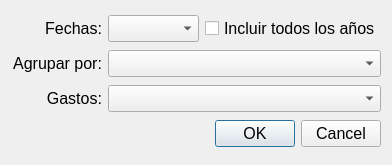
<?xml version="1.0" encoding="UTF-8"?>
<ui version="4.0">
 <class>GenListado</class>
 <widget class="QDialog" name="GenListado">
  <property name="windowModality">
   <enum>Qt::WindowModal</enum>
  </property>
  <property name="geometry">
   <rect>
    <x>0</x>
    <y>0</y>
    <width>392</width>
    <height>165</height>
   </rect>
  </property>
  <property name="font">
   <font>
    <pointsize>12</pointsize>
   </font>
  </property>
  <property name="windowTitle">
   <string>Generar listado de gastos en pdf</string>
  </property>
  <property name="modal">
   <bool>true</bool>
  </property>
  <widget class="QWidget" name="gridLayoutWidget">
   <property name="geometry">
    <rect>
     <x>10</x>
     <y>13</y>
     <width>371</width>
     <height>140</height>
    </rect>
   </property>
   <layout class="QGridLayout" name="gridLayout">
    <item row="0" column="0">
     <widget class="QLabel" name="label">
      <property name="text">
       <string>Fechas:</string>
      </property>
      <property name="alignment">
       <set>Qt::AlignRight|Qt::AlignTrailing|Qt::AlignVCenter</set>
      </property>
     </widget>
    </item>
    <item row="2" column="0">
     <widget class="QLabel" name="label_3">
      <property name="text">
       <string>Gastos:</string>
      </property>
      <property name="alignment">
       <set>Qt::AlignRight|Qt::AlignTrailing|Qt::AlignVCenter</set>
      </property>
     </widget>
    </item>
    <item row="0" column="1">
     <widget class="QComboBox" name="cb_fechas"/>
    </item>
    <item row="1" column="0">
     <widget class="QLabel" name="label_2">
      <property name="text">
       <string>Agrupar por:</string>
      </property>
      <property name="alignment">
       <set>Qt::AlignRight|Qt::AlignTrailing|Qt::AlignVCenter</set>
      </property>
     </widget>
    </item>
    <item row="0" column="2">
     <widget class="QCheckBox" name="checkb_allys">
      <property name="text">
       <string>Incluir todos los años</string>
      </property>
     </widget>
    </item>
    <item row="1" column="1" colspan="2">
     <widget class="QComboBox" name="cb_agrupar"/>
    </item>
    <item row="2" column="1" colspan="2">
     <widget class="QComboBox" name="cb_tipo_gastos"/>
    </item>
    <item row="3" column="0" colspan="3">
     <widget class="QDialogButtonBox" name="bb_ok_cancel">
      <property name="orientation">
       <enum>Qt::Horizontal</enum>
      </property>
      <property name="standardButtons">
       <set>QDialogButtonBox::Cancel|QDialogButtonBox::Ok</set>
      </property>
     </widget>
    </item>
   </layout>
  </widget>
 </widget>
 <resources/>
 <connections>
  <connection>
   <sender>bb_ok_cancel</sender>
   <signal>accepted()</signal>
   <receiver>GenListado</receiver>
   <slot>accept()</slot>
   <hints>
    <hint type="sourcelabel">
     <x>248</x>
     <y>254</y>
    </hint>
    <hint type="destinationlabel">
     <x>157</x>
     <y>274</y>
    </hint>
   </hints>
  </connection>
  <connection>
   <sender>bb_ok_cancel</sender>
   <signal>rejected()</signal>
   <receiver>GenListado</receiver>
   <slot>reject()</slot>
   <hints>
    <hint type="sourcelabel">
     <x>316</x>
     <y>260</y>
    </hint>
    <hint type="destinationlabel">
     <x>286</x>
     <y>274</y>
    </hint>
   </hints>
  </connection>
 </connections>
</ui>
